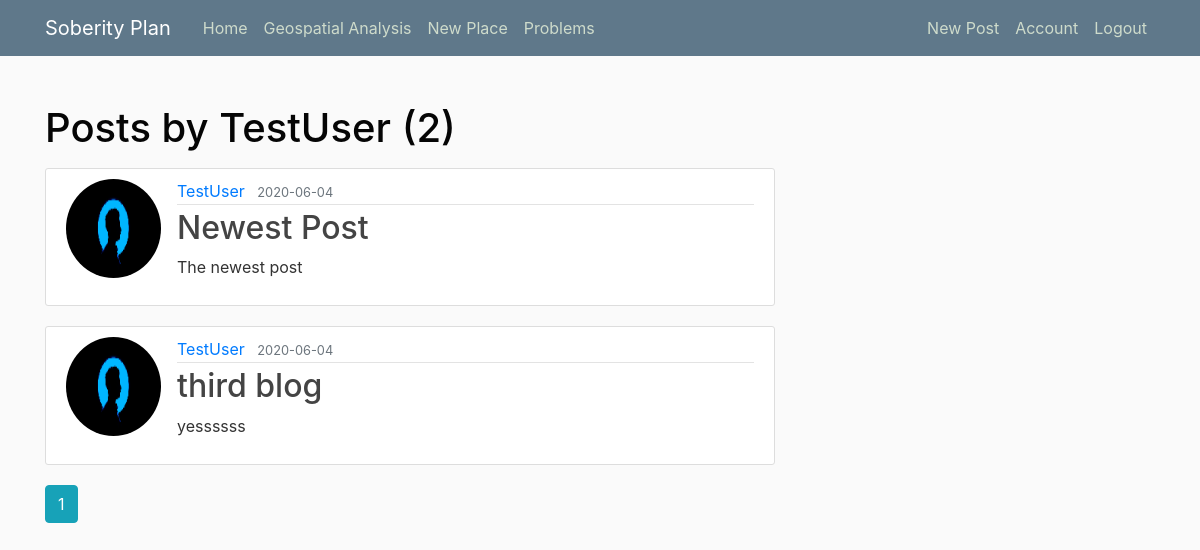
Before: /user/TestUser (signed in) with the older database file.
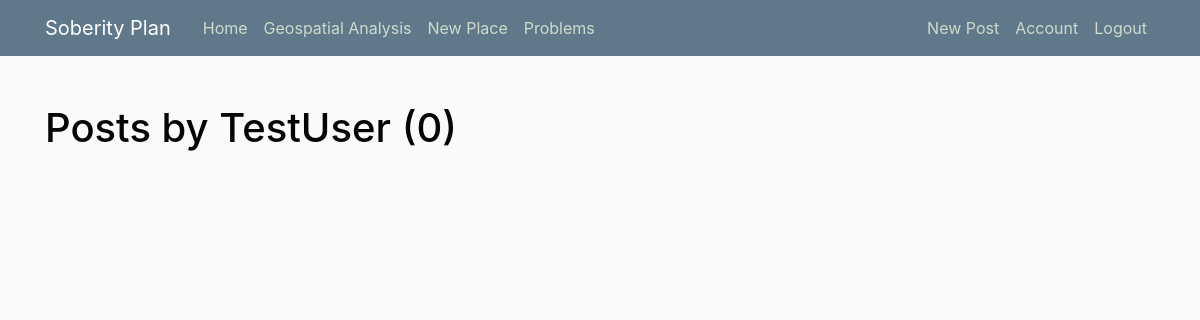
After: the same page with the newer database file.
### flaskblog/models.py (models this page shows, shortened)
class Post(db.Model):
    id = db.Column(db.Integer, primary_key=True)
    title = db.Column(db.String(100), nullable=False)
    date_posted = db.Column(db.DateTime, nullable=False, default=datetime.utcnow)
    content = db.Column(db.Text, nullable=False)
    user_id = db.Column(db.Integer, db.ForeignKey('user.id'), nullable=False)

class User(db.Model, UserMixin):
    id = db.Column(db.Integer, primary_key=True)
    username = db.Column(db.String(20), unique=True, nullable=False)
    email = db.Column(db.String(120), unique=True, nullable=False)
    image_file = db.Column(db.String(20), nullable=False, default='default.jpg')
    password = db.Column(db.String(60), nullable=False)
    posts = db.relationship('Post', backref='author', lazy=True)

### flaskblog/users/routes.py (the view)
@users.route("/user/<string:username>")
def user_posts(username):
    page = request.args.get('page', 1, type=int)
    user = User.query.filter_by(username=username).first_or_404()
    posts = Post.query.filter_by(author=user)\
        .order_by(Post.date_posted.desc())\
        .paginate(page=page, per_page=5)
    return render_template('user_posts.html', posts=posts, user=user)

### flaskblog/models.py (called while the page is built)
@login_manager.user_loader
def load_user(user_id):
    return User.query.get(int(user_id))

### flaskblog/templates/user_posts.html
{% extends "layout.html" %}
{% block content %}
<h1 class="mb-3">Posts by {{ user.username }} ({{ posts.total }})</h1>
    {% for post in posts.items %}
<article class="media content-section">
    <img class="rounded-circle article-img" src="{{ url_for('static', filename='profile_pics/' + post.author.image_file) }}">
    <div class="media-body">
        <div class="article-metadata">
            <a class="mr-2" href="{{ url_for('users.user_posts', username=post.author.username) }}">{{ post.author.username }}</a>
            <small class="text-muted">{{ post.date_posted.strftime('%Y-%m-%d') }}</small>
        </div>
        <h2><a class="article-title" href="{{ url_for('posts.post', post_id=post.id) }}">{{ post.title }}</a></h2>
        <p class="article-content">{{ post.content }}</p>
    </div>
</article>
    {% endfor %}
    {% for page_num in posts.iter_pages(left_edge=1, right_edge=1, left_current=1, right_current=2) %}
      {% if page_num %}
        {% if posts.page == page_num %}
<a class="btn btn-info mb-4" href="{{ url_for('users.user_posts', username=user.username, page=page_num) }}">{{ page_num }}</a>
        {% else %}
<a class="btn btn-outline-info mb-4" href="{{ url_for('users.user_posts', username=user.username, page=page_num) }}">{{ page_num }}</a>
        {% endif %}
      {% else %}
        ...
      {% endif %}
    {% endfor %}
{% endblock content %}

Changed rows visible on the page:
removed Post: image_file (picture), author.username "TestUser", date_posted "2020-06-04", title "Newest Post", content "The newest post"
removed Post: image_file (picture), author.username "TestUser", date_posted "2020-06-04", title "third blog", content "yessssss"
Other visible differences:
{{ posts.total }}: "2" → "0"
list line gone: "1"
